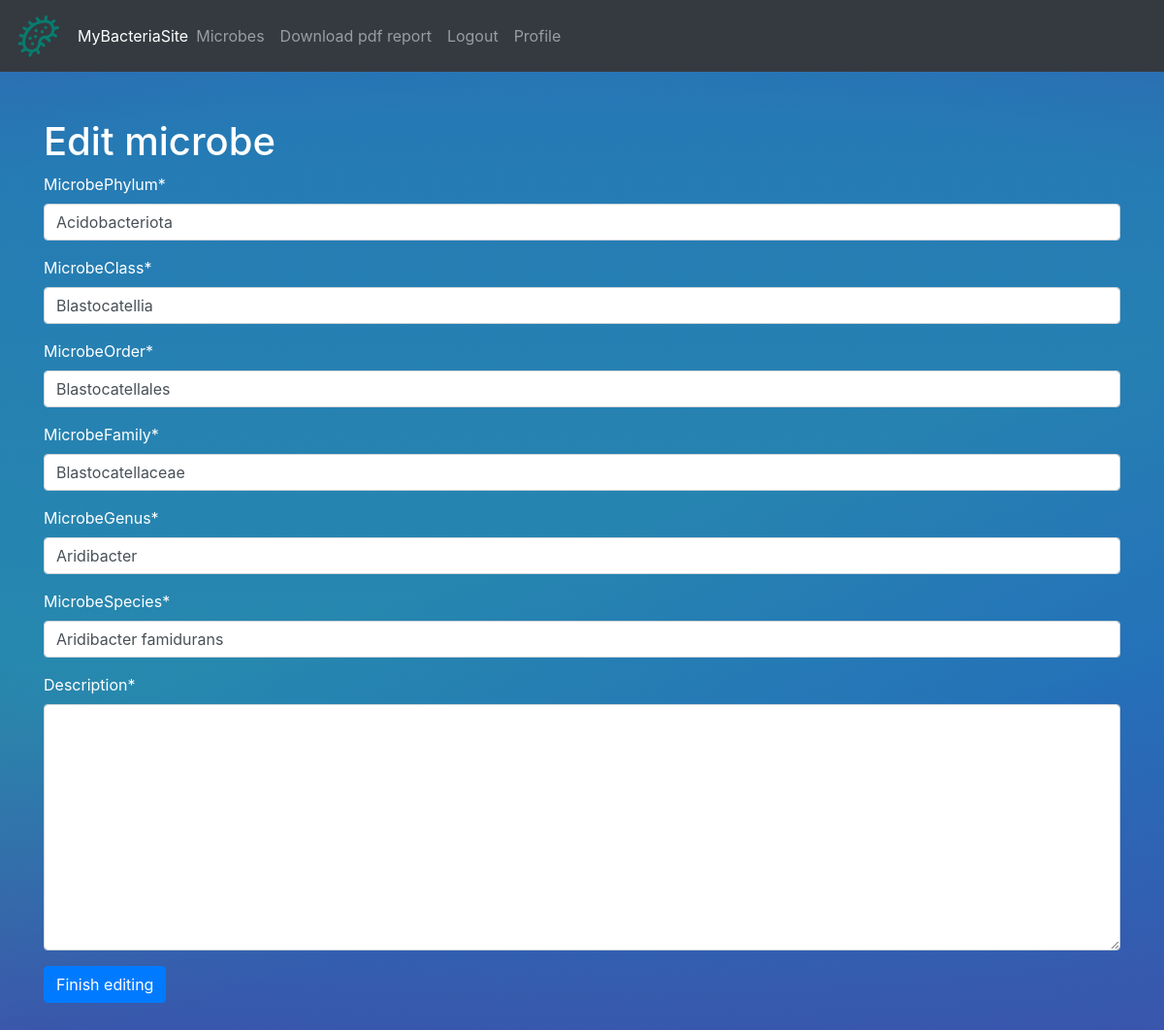
The app's page /edit_microbe/1/ (signed in) with its own data.
### MyBacteriaSite/models.py (models this page shows, shortened)
class Microbe(models.Model):
    MicrobePhylum = models.CharField(max_length=100)
    MicrobeClass = models.CharField(max_length=100)
    MicrobeOrder = models.CharField(max_length=100)
    MicrobeFamily = models.CharField(max_length=100)
    MicrobeGenus = models.CharField(max_length=100)
    MicrobeSpecies = models.CharField(max_length=100)
    description = models.TextField()

### MyBacteriaSite/views.py (the view)
# urls.py: path("edit_microbe/<str:pk>/", views.edit_microbe, name= "edit_microbe"),
def edit_microbe(request, pk):
    microbe = Microbe.objects.get(id=pk)
    context={}
    if request.user.is_superuser:
        if request.method == "POST":
            form = NewMicrobeFrom(request.POST, instance = microbe)
            if form.is_valid():
                microbe = form.save(commit = False)
                microbe.save()
                print('Success')
                messages.success(request, 'Microbe edited successfully')
                return redirect("MyBacteriaSite:microbe_list")
            else:
                errors = form.errors
                non_field = form.non_field_errors()
                context.update({"form_errors":errors})
                context.update({"non_field_errors":non_field})
                print('Error\n')
                messages.error(request, "Invalid microbe information")
        else:
            form = NewMicrobeFrom(instance = microbe)
    else:
        messages.error(request, "You have to be an admin to edit microbes")
        return redirect("MyBacteriaSite:microbe_list")
    context.update({"microbe_form":form})
    return render(request, 'edit_microbe.html', context)

### MyBacteriaSite/forms.py
class NewMicrobeFrom(ModelForm):
	class Meta:
		model = Microbe
		fields = '__all__'

### MyBacteriaSite/templates/edit_microbe.html (shortened to what this page needs)
{% extends "header.html" %}
{% block content %}
{% load crispy_forms_tags %}
<div class="container py-5">
  <h1>Edit microbe</h1>
  <form method="POST">
    {{ microbe_form|crispy }}
    <button class="btn btn-primary" type="submit">Finish editing</button>
  </form>
</div>
{% endblock %}

### MyBacteriaSite/templates/header.html (style rules this page uses)
body { width: 100%; height: 100%; color: white; margin: 0; padding: 0; background: linear-gradient(180deg, rgba(28, 24, 225, 0.22) 0%, rgba(28, 24, 225, 0) 97.02%), linear-gradient(341.25deg, rgba(28, 24, 225, 0.22) 25.47%, rgba(45, 21, 191, 0) 49.12%), linear-gradient(180deg, rgba(8, 123, 110, 0.5) 99.22%, rgba(8, 123, 110, 0.025) 100%), radial-gradient(190.94% 70.5% at 50% 39.51%, rgba(19, 255, 255, 0.528) 1.94%, rgba(19, 255, 255, 0.528) 41.29%, rgba(19, 255, 255, 0) 92.58%), rgba(99, 26, 191, 0.8); box-shadow: 0px 4px 4px rgba(0, 0, 0, 0.25); }

### records on screen
Microbe: MicrobePhylum "Acidobacteriota", MicrobeClass "Blastocatellia", MicrobeOrder "Blastocatellales", MicrobeFamily "Blastocatellaceae", MicrobeGenus "Aridibacter", MicrobeSpecies "Aridibacter famidurans"
